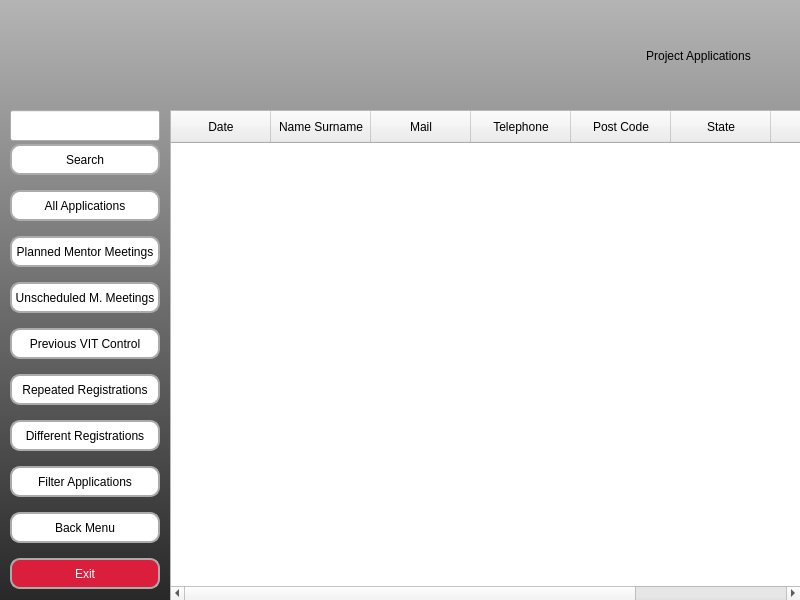
<?xml version="1.0" encoding="UTF-8"?>
<ui version="4.0">
 <class>MainWindow</class>
 <widget class="QMainWindow" name="MainWindow">
  <property name="geometry">
   <rect>
    <x>0</x>
    <y>0</y>
    <width>800</width>
    <height>600</height>
   </rect>
  </property>
  <property name="windowTitle">
   <string>MainWindow</string>
  </property>
  <widget class="QWidget" name="centralwidget">
   <widget class="QWidget" name="layoutWidget">
    <property name="geometry">
     <rect>
      <x>0</x>
      <y>10</y>
      <width>751</width>
      <height>92</height>
     </rect>
    </property>
    <layout class="QHBoxLayout" name="horizontalLayout">
     <item>
      <widget class="QLabel" name="label">
       <property name="maximumSize">
        <size>
         <width>350</width>
         <height>90</height>
        </size>
       </property>
       <property name="text">
        <string/>
       </property>
       <property name="pixmap">
        <pixmap>../images/logo_720.png</pixmap>
       </property>
       <property name="scaledContents">
        <bool>true</bool>
       </property>
      </widget>
     </item>
     <item>
      <spacer name="horizontalSpacer_2">
       <property name="orientation">
        <enum>Qt::Orientation::Horizontal</enum>
       </property>
       <property name="sizeHint" stdset="0">
        <size>
         <width>40</width>
         <height>20</height>
        </size>
       </property>
      </spacer>
     </item>
     <item>
      <widget class="QLabel" name="label_2">
       <property name="styleSheet">
        <string notr="true">color:black;

font: italic 28pt &quot;Harlow Solid&quot;;</string>
       </property>
       <property name="text">
        <string>Project Applications</string>
       </property>
       <property name="alignment">
        <set>Qt::AlignmentFlag::AlignCenter</set>
       </property>
      </widget>
     </item>
    </layout>
   </widget>
   <widget class="QLabel" name="label_bg">
    <property name="geometry">
     <rect>
      <x>0</x>
      <y>0</y>
      <width>800</width>
      <height>600</height>
     </rect>
    </property>
    <property name="sizePolicy">
     <sizepolicy hsizetype="Expanding" vsizetype="Expanding">
      <horstretch>0</horstretch>
      <verstretch>0</verstretch>
     </sizepolicy>
    </property>
    <property name="layoutDirection">
     <enum>Qt::LayoutDirection::LeftToRight</enum>
    </property>
    <property name="styleSheet">
     <string notr="true">background-color:qlineargradient(spread:pad, x1:0, y1:1, x2:0, y2:0, stop:0 rgba(40, 40, 40, 255), stop:1 rgba(180, 180, 180, 255))</string>
    </property>
    <property name="text">
     <string/>
    </property>
    <property name="scaledContents">
     <bool>false</bool>
    </property>
    <property name="alignment">
     <set>Qt::AlignmentFlag::AlignHCenter|Qt::AlignmentFlag::AlignTop</set>
    </property>
   </widget>
   <widget class="QTableWidget" name="tableWidget">
    <property name="geometry">
     <rect>
      <x>170</x>
      <y>110</y>
      <width>631</width>
      <height>491</height>
     </rect>
    </property>
    <property name="styleSheet">
     <string notr="true">table_style = &quot;&quot;&quot;
QTableWidget {
    background-color: #F4F6F8;
    alternate-background-color: #EEF3F8;
    gridline-color: #DADFE3;
    color: #2E2E2E;
    selection-background-color: #C9E4FF;
    selection-color: #000000;
    border: 1px solid #DADFE3;
    font-size: 14px;
}

QHeaderView::section {
    background-color: #E6E9EC;
    color: #333333;
    padding: 4px;
    border: 1px solid #DADFE3;
    font-weight: bold;
}

QTableCornerButton::section {
    background-color: #E6E9EC;
    border: 1px solid #DADFE3;
}
&quot;&quot;&quot;
</string>
    </property>
    <property name="alternatingRowColors">
     <bool>true</bool>
    </property>
    <property name="sortingEnabled">
     <bool>true</bool>
    </property>
    <attribute name="verticalHeaderDefaultSectionSize">
     <number>30</number>
    </attribute>
    <column>
     <property name="text">
      <string>Date</string>
     </property>
    </column>
    <column>
     <property name="text">
      <string>Name Surname</string>
     </property>
    </column>
    <column>
     <property name="text">
      <string>Mail</string>
     </property>
    </column>
    <column>
     <property name="text">
      <string>Telephone</string>
     </property>
    </column>
    <column>
     <property name="text">
      <string>Post Code</string>
     </property>
    </column>
    <column>
     <property name="text">
      <string>State</string>
     </property>
    </column>
    <column>
     <property name="text">
      <string>Status</string>
     </property>
    </column>
    <column>
     <property name="text">
      <string>Economical 
Situations</string>
     </property>
    </column>
   </widget>
   <widget class="QWidget" name="layoutWidget_2">
    <property name="geometry">
     <rect>
      <x>10</x>
      <y>110</y>
      <width>154</width>
      <height>483</height>
     </rect>
    </property>
    <layout class="QVBoxLayout" name="verticalLayout_2">
     <property name="spacing">
      <number>15</number>
     </property>
     <item>
      <layout class="QVBoxLayout" name="verticalLayout">
       <property name="spacing">
        <number>3</number>
       </property>
       <item>
        <widget class="QLineEdit" name="lineEdit">
         <property name="minimumSize">
          <size>
           <width>141</width>
           <height>31</height>
          </size>
         </property>
         <property name="maximumSize">
          <size>
           <width>150</width>
           <height>31</height>
          </size>
         </property>
        </widget>
       </item>
       <item>
        <widget class="QPushButton" name="button_search">
         <property name="minimumSize">
          <size>
           <width>150</width>
           <height>31</height>
          </size>
         </property>
         <property name="maximumSize">
          <size>
           <width>150</width>
           <height>31</height>
          </size>
         </property>
         <property name="styleSheet">
          <string notr="true">
QPushButton{
color:rgb(0, 0, 0);
background-color: rgb(255, 255, 255);
border-radius: 10px;
border: 2px solid rgb(171, 171, 171);
}
QPushButton:hover {
    background-color:rgb(255, 226, 229);
}
QPushButton:pressed {
    background-color: rgb(218, 30, 60);
	color: rgb(255, 255, 255)
}</string>
         </property>
         <property name="text">
          <string>Search</string>
         </property>
        </widget>
       </item>
      </layout>
     </item>
     <item>
      <widget class="QPushButton" name="button_all_app">
       <property name="minimumSize">
        <size>
         <width>150</width>
         <height>31</height>
        </size>
       </property>
       <property name="maximumSize">
        <size>
         <width>150</width>
         <height>31</height>
        </size>
       </property>
       <property name="styleSheet">
        <string notr="true">
QPushButton{
color:rgb(0, 0, 0);
background-color: rgb(255, 255, 255);
border-radius: 10px;
border: 2px solid rgb(171, 171, 171);
}
QPushButton:hover {
    background-color:rgb(255, 226, 229);
}
QPushButton:pressed {
    background-color: rgb(218, 30, 60);
	color: rgb(255, 255, 255)
}</string>
       </property>
       <property name="text">
        <string>All Applications</string>
       </property>
      </widget>
     </item>
     <item>
      <widget class="QPushButton" name="button_planned">
       <property name="minimumSize">
        <size>
         <width>141</width>
         <height>31</height>
        </size>
       </property>
       <property name="maximumSize">
        <size>
         <width>150</width>
         <height>31</height>
        </size>
       </property>
       <property name="styleSheet">
        <string notr="true">
QPushButton{
color:rgb(0, 0, 0);
background-color: rgb(255, 255, 255);
border-radius: 10px;
border: 2px solid rgb(171, 171, 171);
}
QPushButton:hover {
    background-color:rgb(255, 226, 229);
}
QPushButton:pressed {
    background-color: rgb(218, 30, 60);
	color: rgb(255, 255, 255)
}</string>
       </property>
       <property name="text">
        <string>Planned Mentor Meetings</string>
       </property>
      </widget>
     </item>
     <item>
      <widget class="QPushButton" name="button_unscheduled">
       <property name="minimumSize">
        <size>
         <width>141</width>
         <height>31</height>
        </size>
       </property>
       <property name="maximumSize">
        <size>
         <width>150</width>
         <height>31</height>
        </size>
       </property>
       <property name="styleSheet">
        <string notr="true">
QPushButton{
color:rgb(0, 0, 0);
background-color: rgb(255, 255, 255);
border-radius: 10px;
border: 2px solid rgb(171, 171, 171);
}
QPushButton:hover {
    background-color:rgb(255, 226, 229);
}
QPushButton:pressed {
    background-color: rgb(218, 30, 60);
	color: rgb(255, 255, 255)
}</string>
       </property>
       <property name="text">
        <string>Unscheduled M. Meetings</string>
       </property>
      </widget>
     </item>
     <item>
      <widget class="QPushButton" name="button_pre">
       <property name="minimumSize">
        <size>
         <width>141</width>
         <height>31</height>
        </size>
       </property>
       <property name="maximumSize">
        <size>
         <width>150</width>
         <height>31</height>
        </size>
       </property>
       <property name="styleSheet">
        <string notr="true">
QPushButton{
color:rgb(0, 0, 0);
background-color: rgb(255, 255, 255);
border-radius: 10px;
border: 2px solid rgb(171, 171, 171);
}
QPushButton:hover {
    background-color:rgb(255, 226, 229);
}
QPushButton:pressed {
    background-color: rgb(218, 30, 60);
	color: rgb(255, 255, 255)
}</string>
       </property>
       <property name="text">
        <string>Previous VIT Control</string>
       </property>
      </widget>
     </item>
     <item>
      <widget class="QPushButton" name="button_repeated">
       <property name="minimumSize">
        <size>
         <width>141</width>
         <height>31</height>
        </size>
       </property>
       <property name="maximumSize">
        <size>
         <width>150</width>
         <height>31</height>
        </size>
       </property>
       <property name="styleSheet">
        <string notr="true">
QPushButton{
color:rgb(0, 0, 0);
background-color: rgb(255, 255, 255);
border-radius: 10px;
border: 2px solid rgb(171, 171, 171);
}
QPushButton:hover {
    background-color:rgb(255, 226, 229);
}
QPushButton:pressed {
    background-color: rgb(218, 30, 60);
	color: rgb(255, 255, 255)
}</string>
       </property>
       <property name="text">
        <string>Repeated Registrations</string>
       </property>
      </widget>
     </item>
     <item>
      <widget class="QPushButton" name="button_different">
       <property name="minimumSize">
        <size>
         <width>141</width>
         <height>31</height>
        </size>
       </property>
       <property name="maximumSize">
        <size>
         <width>150</width>
         <height>31</height>
        </size>
       </property>
       <property name="styleSheet">
        <string notr="true">
QPushButton{
color:rgb(0, 0, 0);
background-color: rgb(255, 255, 255);
border-radius: 10px;
border: 2px solid rgb(171, 171, 171);
}
QPushButton:hover {
    background-color:rgb(255, 226, 229);
}
QPushButton:pressed {
    background-color: rgb(218, 30, 60);
	color: rgb(255, 255, 255)
}</string>
       </property>
       <property name="text">
        <string>Different Registrations</string>
       </property>
      </widget>
     </item>
     <item>
      <widget class="QPushButton" name="button_filter">
       <property name="minimumSize">
        <size>
         <width>141</width>
         <height>31</height>
        </size>
       </property>
       <property name="maximumSize">
        <size>
         <width>150</width>
         <height>31</height>
        </size>
       </property>
       <property name="styleSheet">
        <string notr="true">
QPushButton{
color:rgb(0, 0, 0);
background-color: rgb(255, 255, 255);
border-radius: 10px;
border: 2px solid rgb(171, 171, 171);
}
QPushButton:hover {
    background-color:rgb(255, 226, 229);
}
QPushButton:pressed {
    background-color: rgb(218, 30, 60);
	color: rgb(255, 255, 255)
}</string>
       </property>
       <property name="text">
        <string>Filter Applications</string>
       </property>
      </widget>
     </item>
     <item>
      <widget class="QPushButton" name="button_back">
       <property name="minimumSize">
        <size>
         <width>141</width>
         <height>31</height>
        </size>
       </property>
       <property name="maximumSize">
        <size>
         <width>150</width>
         <height>31</height>
        </size>
       </property>
       <property name="styleSheet">
        <string notr="true">
QPushButton{
color:rgb(0, 0, 0);
background-color: rgb(255, 255, 255);
border-radius: 10px;
border: 2px solid rgb(171, 171, 171);
}
QPushButton:hover {
    background-color:rgb(255, 226, 229);
}
QPushButton:pressed {
    background-color: rgb(218, 30, 60);
	color: rgb(255, 255, 255)
}</string>
       </property>
       <property name="text">
        <string>Back Menu</string>
       </property>
      </widget>
     </item>
     <item>
      <widget class="QPushButton" name="button_exit">
       <property name="sizePolicy">
        <sizepolicy hsizetype="Fixed" vsizetype="Fixed">
         <horstretch>0</horstretch>
         <verstretch>0</verstretch>
        </sizepolicy>
       </property>
       <property name="minimumSize">
        <size>
         <width>141</width>
         <height>31</height>
        </size>
       </property>
       <property name="maximumSize">
        <size>
         <width>150</width>
         <height>31</height>
        </size>
       </property>
       <property name="styleSheet">
        <string notr="true">
QPushButton{
    background-color: rgb(218, 30, 60);
	color: rgb(255, 255, 255);
border-radius: 10px;
border: 2px solid rgb(171, 171, 171);

}
QPushButton:hover {
color:black;
    background-color:rgb(255, 226, 229);
}
QPushButton:pressed {
    color:rgb(0, 0, 0);
background-color: rgb(255, 255, 255);

}</string>
       </property>
       <property name="text">
        <string>Exit</string>
       </property>
      </widget>
     </item>
    </layout>
   </widget>
   <zorder>label_bg</zorder>
   <zorder>layoutWidget</zorder>
   <zorder>tableWidget</zorder>
   <zorder>layoutWidget_2</zorder>
  </widget>
 </widget>
 <resources/>
 <connections/>
</ui>
